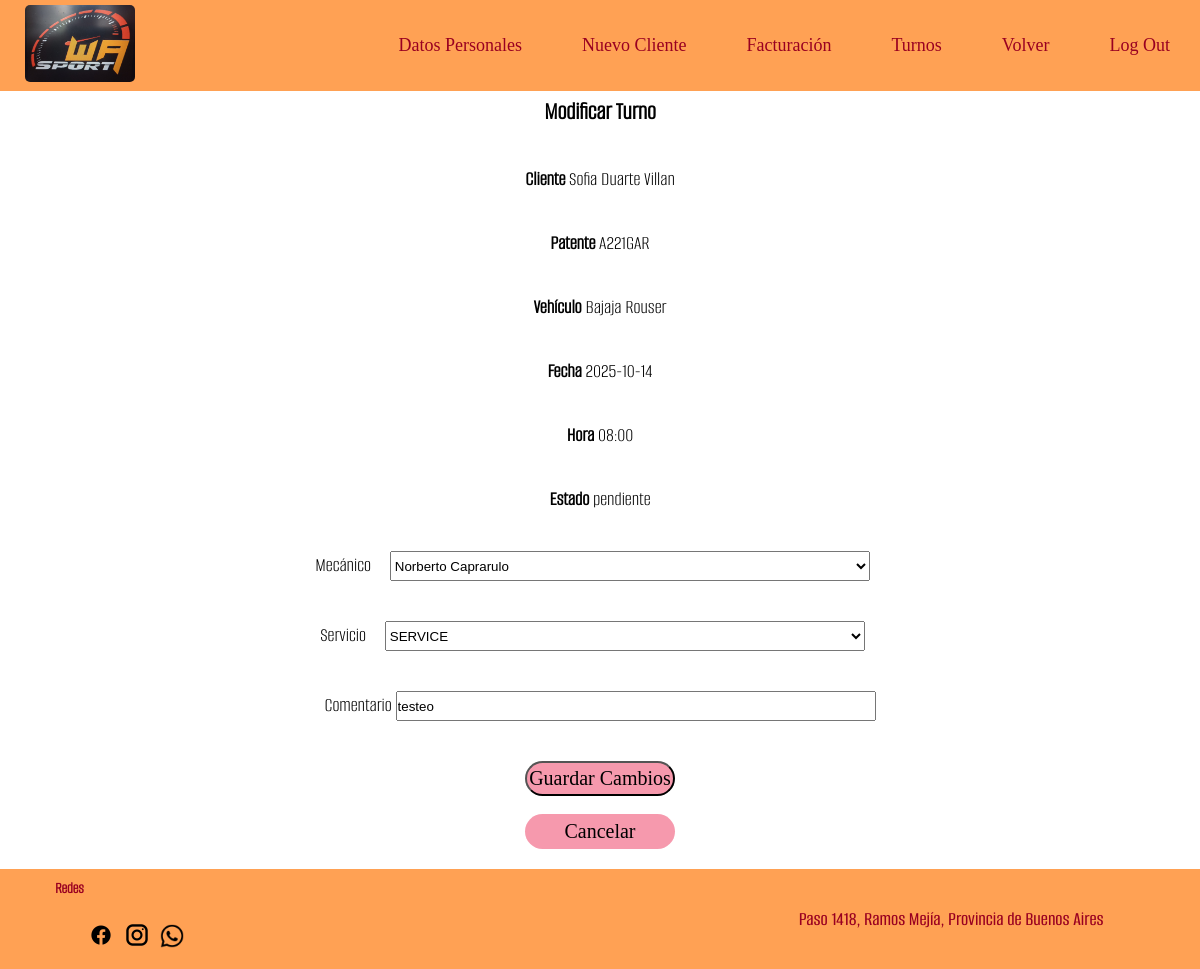
Page /modificar_turno.php?turno_id=54 (signed in) on the committed database.
### tables this page shows
CREATE TABLE `turnos` (
  `turno_id` int(11) NOT NULL,
  `turno_fecha` date NOT NULL,
  `turno_hora` time NOT NULL,
  `cliente_DNI` char(8) DEFAULT NULL,
  `vehiculo_patente` varchar(10) DEFAULT NULL,
  `mecanico_dni` char(8) DEFAULT NULL,
  `turno_estado` enum('pendiente','finalizado') DEFAULT 'pendiente',
  `turno_comentario` text DEFAULT NULL
);

CREATE TABLE `clientes` (
  `cliente_DNI` varchar(10) NOT NULL,
  `cliente_contrasena` varchar(255) NOT NULL,
  `cliente_nombre` varchar(50) NOT NULL,
  `cliente_direccion` varchar(50) DEFAULT NULL,
  `cliente_localidad` varchar(15) DEFAULT NULL,
  `cliente_telefono` varchar(15) DEFAULT NULL,
  `cliente_email` varchar(255) NOT NULL,
  `token_recuperacion` varchar(255) DEFAULT NULL
);

CREATE TABLE `vehiculos` (
  `vehiculo_patente` varchar(10) NOT NULL,
  `cliente_DNI` varchar(10) NOT NULL,
  `vehiculo_marca` varchar(10) NOT NULL,
  `vehiculo_modelo` varchar(10) NOT NULL,
  `vehiculo_anio` varchar(4) DEFAULT NULL,
  `vehiculo_color` varchar(10) DEFAULT NULL,
  `vehiculo_motor` varchar(10) DEFAULT NULL
);

CREATE TABLE `orden_trabajo` (
  `orden_numero` int(11) NOT NULL,
  `servicio_codigo` varchar(5) NOT NULL,
  `complejidad` int(11) NOT NULL,
  `costo_ajustado` decimal(8,2) DEFAULT NULL,
  `orden_kilometros` int(10) UNSIGNED NOT NULL,
  `orden_comentario` varchar(255) NOT NULL,
  `orden_estado` tinyint(1) NOT NULL,
  `mecanico_DNI` varchar(15) DEFAULT NULL,
  `turno_id` int(11) DEFAULT NULL,
  `factura_id` int(11) DEFAULT NULL
);

CREATE TABLE `empleados` (
  `empleado_DNI` varchar(10) NOT NULL,
  `empleado_contrasena` varchar(255) NOT NULL,
  `empleado_nombre` varchar(50) NOT NULL,
  `empleado_roll` varchar(255) NOT NULL,
  `empleado_email` text NOT NULL,
  `token_recuperacion` varchar(255) DEFAULT NULL,
  `empleado_direccion` varchar(50) DEFAULT NULL,
  `empleado_localidad` varchar(15) DEFAULT NULL,
  `empleado_telefono` varchar(15) DEFAULT NULL
);

CREATE TABLE `servicios` (
  `servicio_codigo` varchar(5) NOT NULL,
  `servicio_nombre` varchar(35) NOT NULL,
  `servicio_descripcion` varchar(100) NOT NULL,
  `servicio_costo` decimal(8,2) NOT NULL
);

### modificar_turno.php (the view, shortened to what this page needs)
<?php
include 'conexion_base.php';
$turno_id = $_POST['turno_id'] ?? $_GET['turno_id'] ?? null;
try {
    $stmt = $conexion->prepare("SELECT t.*,
                                       ot.servicio_codigo, ot.mecanico_DNI AS mecanico_DNI_OT,
                                       c.cliente_nombre, v.vehiculo_patente, v.vehiculo_marca, v.vehiculo_modelo,
                                       s.servicio_nombre
                                FROM turnos t
                                LEFT JOIN orden_trabajo ot ON t.turno_id = ot.turno_id
                                LEFT JOIN clientes c ON t.cliente_DNI = c.cliente_DNI
                                LEFT JOIN vehiculos v ON t.vehiculo_patente = v.vehiculo_patente
                                LEFT JOIN servicios s ON ot.servicio_codigo = s.servicio_codigo
                                WHERE t.turno_id = ?");
    $stmt->execute([$turno_id]);
    $turno = $stmt->fetch(PDO::FETCH_ASSOC);
    $stmt = $conexion->prepare("SELECT empleado_DNI, empleado_nombre FROM empleados WHERE empleado_roll = 'mecanico'");
    $stmt->execute();
    $mecanicos = $stmt->fetchAll(PDO::FETCH_ASSOC);
    $stmt = $conexion->prepare("SELECT servicio_codigo, servicio_nombre FROM servicios");
    $stmt->execute();
    $servicios = $stmt->fetchAll(PDO::FETCH_ASSOC);
} catch (PDOException $e) {
    die("Error: " . $e->getMessage());
}
?>
<!DOCTYPE html>
<html lang="es">
<head>
    <link rel="stylesheet" href="estilopagina.css">
</head>
<body>
<?php include("nav_rec.php"); ?>
<section class="turno_mod">
    <h1>Modificar Turno</h1>
    <form method="post">
        <div class="turno_mod-tit"><strong>Cliente</strong> <?= htmlspecialchars($turno['cliente_nombre']) ?></div>
        <div class="turno_mod-tit"><strong>Patente</strong> <?= htmlspecialchars($turno['vehiculo_patente']) ?></div>
        <div class="turno_mod-tit"><strong>Vehículo</strong> <?= htmlspecialchars($turno['vehiculo_marca'] . ' ' . $turno['vehiculo_modelo']) ?></div>
        <div class="turno_mod-tit"><strong>Fecha</strong> <?= htmlspecialchars($turno['turno_fecha']) ?></div>
        <div class="turno_mod-tit"><strong>Hora</strong> <?= substr($turno['turno_hora'], 0, 5) ?></div>
        <div class="turno_mod-tit"><strong>Estado</strong> <?= htmlspecialchars($turno['turno_estado']) ?></div>
        <div class="turno_mod-tit">
            <label for="mecanico_DNI">Mecánico</label>
            <select class="turno_mod-sel" name="mecanico_DNI" id="mecanico_DNI" required>
                <?php foreach ($mecanicos as $mec): ?>
                    <option value="<?= $mec['empleado_DNI'] ?>" <?= ($mec['empleado_DNI'] == $turno['mecanico_DNI_OT']) ? 'selected' : '' ?>>
                        <?= $mec['empleado_nombre'] ?>
                    </option>
                <?php endforeach; ?>
            </select>
        </div>
        <div class="turno_mod-tit">
            <label for="servicio_codigo">Servicio</label>
            <select class="turno_mod-sel" name="servicio_codigo" id="servicio_codigo" required>
                <?php foreach ($servicios as $serv): ?>
                    <option value="<?= $serv['servicio_codigo'] ?>" <?= ($serv['servicio_codigo'] == $turno['servicio_codigo']) ? 'selected' : '' ?>>
                        <?= $serv['servicio_nombre'] ?>
                    </option>
                <?php endforeach; ?>
            </select>
        </div>
        <div class="turno_mod-tit">
            <label for="turno_comentario">Comentario </label>
            <input type="text" name="turno_comentario" id="turno_comentario" value="<?= htmlspecialchars($turno['turno_comentario']) ?>">
        </div>
        <div class="turno_mod-bot">
            <button type="submit" name="guardar">Guardar Cambios</button>
            <br>
            <a href="turnos.php" >Cancelar</a>
        </div>
    </form>
</section>
<?php include("piedepagina.php"); ?>
</body>
</html>

### estilopagina.css (style rules this page uses)
* { margin: 0; padding: 0; box-sizing: border-box; }
html, body { width: 100%; height: 100%; }
.turno_mod { min-height: 80vh; text-align: center; }
.turno_mod h1 { font-family: 'AlumniSans_Light'; font-size: 25px; text-align: center; margin: 5px; }
.turno_mod-tit { font-family: 'AlumniSans_Light'; font-size: 20px; margin: 40px; }
.turno_mod-sel { width: 480px; height: 30px; margin: auto 15px; }
.turno_mod-tit input { width: 480px; height: 30px; }
.turno_mod-bot { display: flex; flex-direction: column; align-content: center; align-items: center; justify-content: space-between; margin: 20px; }
.turno_mod-bot button { border-radius: 18px; background-color: #ed2e577c; width: 150px; height: 35px; font-family: 'Big_Shoulders_Medium'; font-size: 20px; }
.turno_mod-bot a { width: 150px; height: 35px; border-radius: 18px; background-color: #ed2e577c; display: flex; justify-content: center; align-items: center; color: #000; text-decoration: none; font-family: 'Big_Shoulders_Medium'; font-size:20px; }

### rows in the picture
turnos: cliente_DNI.cliente_nombre "Sofia Duarte Villan", vehiculo_patente.vehiculo_patente "A221GAR", vehiculo_patente.vehiculo_modelo "Bajaja Rouser", turno_fecha "2025-10-14", turno_hora "08:00", turno_estado "pendiente", turno_comentario "testeo"
orden_trabajo: mecanico_DNI "Norberto Caprarulo", servicio_codigo "SERVICE"
